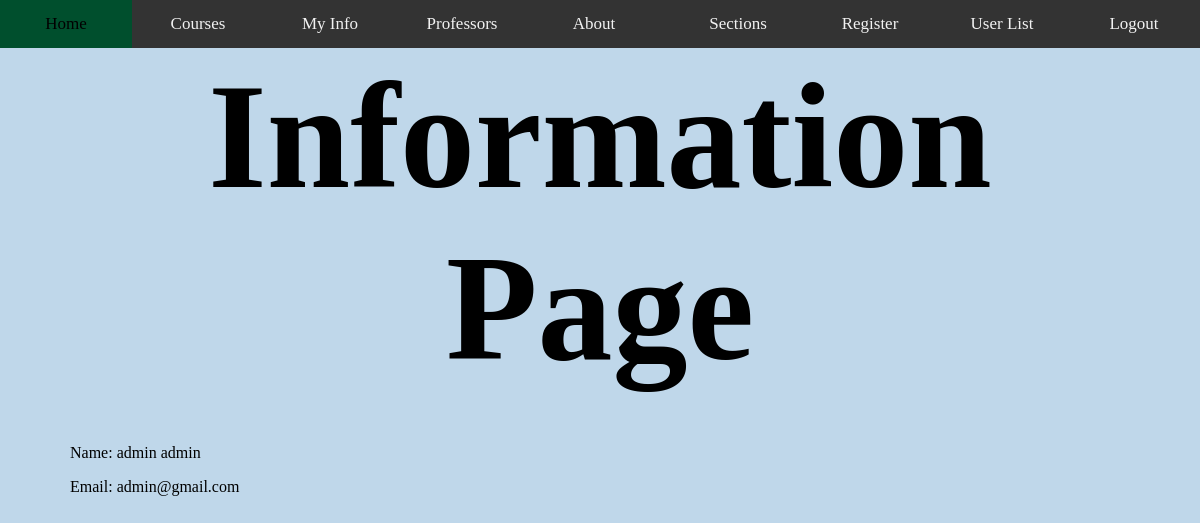
/infopage/ (signed in), run on the app's committed database.
### accounts/models.py (models this page shows, shortened)
class User(AbstractBaseUser):
    email = models.EmailField(max_length=255, unique=True)
    first_name = models.CharField(max_length=100)
    last_name = models.CharField(max_length=100)
    active = models.BooleanField(default=True)  # able to login
    staff = models.BooleanField(default=False)
    admin = models.BooleanField(default=False)
    timestamp = models.DateTimeField(auto_now_add=True)
    student = models.BooleanField(default=False)
    professor = models.BooleanField(default=False)
    USERNAME_FIELD = 'email'  # username
    REQUIRED_FIELDS = []  # what fields are ask when running python manage.py createsuperuser
    objects = UserManager()
    @property
    def is_admin(self):
        return self.admin
    @property
    def is_active(self):
        return self.active

### Whiteboard/views.py (the view)
# urls.py: path('infopage/', myinfopage ,name="myinfopage"),
def myinfopage(request):
    if request.user.is_authenticated:
        return render(request, "auth/infopage.html")
    else:
        return redirect('loginpage')

### templates/auth/infopage.html (shortened to what this page needs)
{% load static %}
<html lang="en">
<head>
    <link rel="stylesheet" type="text/css" href="{% static 'css/main.css' %}">
</head>
<body>
{% include 'navbar.html' %}
<h2 class="title">
    Information Page
</h2>
<p class="currentuser">Name: {{ user.first_name }} {{ user.last_name }}</p>
<p class="currentuser">Email: {{ user.email }}</p>
</body>
</html>

### static_my_project/css/main.css (style rules this page uses)
body { margin: 0px; background-color: #BFD7EA; }
.title { margin: 50px; text-align: center; font-family: "Bebas Neue"; font-size: 150px; }
.currentuser { margin-left: 70px; }

### data on the page
User: first_name "admin", last_name "admin", email "admin@gmail.com"
